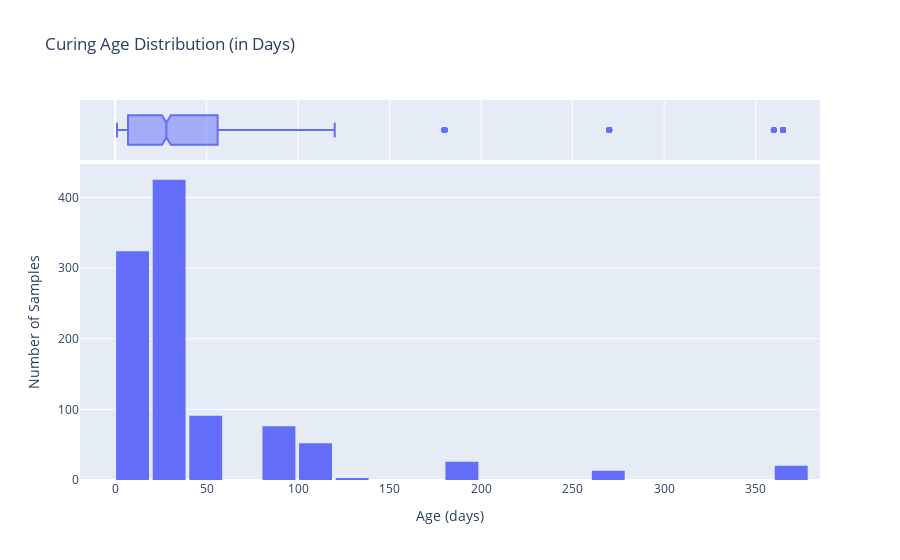

Here is the notebook cell this chart was saved with:
### Markdown cell above
## Visualizations

### Code cell
import plotly.express as px

fig = px.histogram(df,
                   x='age',
                   marginal='box',
                   nbins=30,
                   title='Curing Age Distribution (in Days)')

fig.update_layout(bargap=0.1,
                  xaxis_title='Age (days)',
                  yaxis_title='Number of Samples')

fig.show()

### Figure 1 — Plotly figure (JSON) as saved in the notebook; plotly's stock layout.template omitted (floating-point values rounded to 4 significant figures; data arrays with more than 128 entries replaced by an {"elided": "..."} marker saying what was removed)
{"data": [{"alignmentgroup": "True", "bingroup": "x", "hovertemplate": "age=%{x}<br>count=%{y}<extra></extra>", "legendgroup": "", "marker": {"color": "#636efa", "pattern": {"shape": ""}}, "name": "", "nbinsx": 30, "offsetgroup": "", "orientation": "v", "showlegend": false, "type": "histogram", "x": {"elided": "1030 int values"}, "xaxis": "x", "yaxis": "y"}, {"alignmentgroup": "True", "hovertemplate": "age=%{x}<extra></extra>", "legendgroup": "", "marker": {"color": "#636efa"}, "name": "", "notched": true, "offsetgroup": "", "showlegend": false, "type": "box", "x": {"elided": "1030 int values"}, "xaxis": "x2", "yaxis": "y2"}], "layout": {"autosize": true, "bargap": 0.1, "barmode": "relative", "legend": {"tracegroupgap": 0}, "title": {"text": "Curing Age Distribution (in Days)"}, "xaxis": {"anchor": "y", "autorange": true, "domain": [0, 1], "range": [-19.22, 385.2], "title": {"text": "Age (days)"}, "type": "linear"}, "xaxis2": {"anchor": "y2", "autorange": true, "domain": [0, 1], "matches": "x", "range": [-19.22, 385.2], "showgrid": true, "showticklabels": false, "type": "linear"}, "yaxis": {"anchor": "x", "autorange": true, "domain": [0, 0.8316], "range": [0, 447.4], "title": {"text": "Number of Samples"}}, "yaxis2": {"anchor": "x2", "autorange": true, "domain": [0.8416, 1], "matches": "y2", "range": [-0.5, 0.5], "showgrid": false, "showline": false, "showticklabels": false, "ticks": "", "type": "category"}}}
